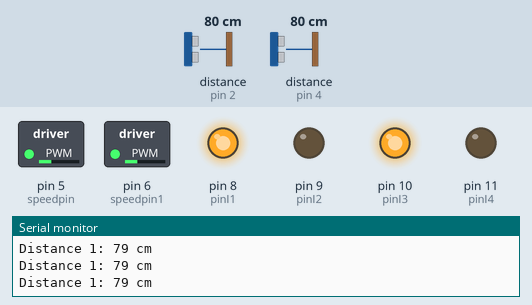
Simulated run of this sketch. Board: Arduino Uno, built with avr-gcc and run on an emulated ATmega328P. Shown: switched loads named in the sketch (green lamp = pin HIGH), output pins drawn as LEDs (lit = HIGH), the last lines printed to the serial monitor. Wiring (inferred from the names in the program): ultrasonic range finder: trigger pin 7; echo pin 4. The test bench sets the inputs (shaded band); at power-on: distance to the obstacle (sensors on pin 4, pin 2) 80 cm. The echo pulse lasts 58.3 µs per cm; pins used as bus, display or sensor lines are not drawn.

Above: at 1.2 s.
1.3 s: distance to the obstacle (sensor on pin 4) set to 2 cm
At 1.55 s:
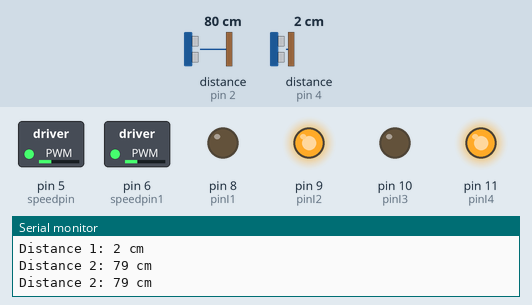
4.3 s: distance to the obstacle (sensor on pin 2) set to 9 cm
At 4.43 s:
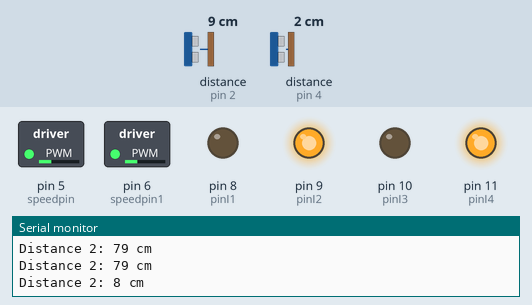
7.3 s: distance to the obstacle (sensor on pin 2) set to 35 cm
At 7.6 s:
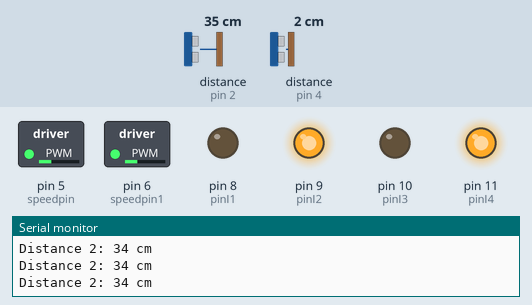
10.3 s: distance to the obstacle (sensor on pin 2) set to 299 cm
At 10.43 s:
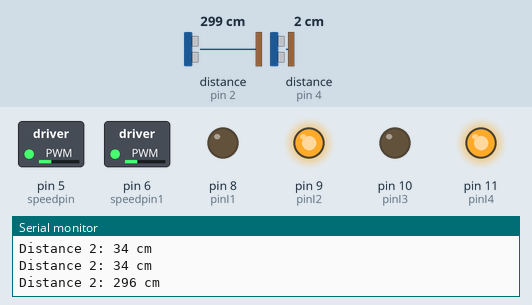
13.3 s: distance to the obstacle (sensor on pin 2) set to 2 cm
Timing chart, 0 to 14.6 s (numbered marks = the images above; inputs shaded):
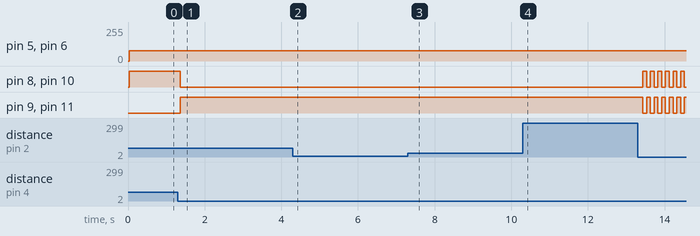

The sketch:

sketch_nov21a-3.ino
```cpp
int pinI1=8;
int pinI2=9;
int speedpin=5;
int pinI3=10;
int pinI4=11;
int speedpin1=6;

int motor_delay = 50;

int ultrasonic_1_trigPin = 7;    // TRIG pin
int ultrasonic_1_echoPin = 4;    // ECHO pin
int ultrasonic_2_trigPin = 3;    // TRIG pin
int ultrasonic_2_echoPin = 2;    // ECHO pin

// defines variables
long duration; // variable for the duration of sound wave travel
int distance; // variable for the distance measurement
long duration_2; // variable for the duration of sound wave travel
int distance_2; // variable for the distance measurement


void motor_ahead(void);
void motor_back(void);
void get_ultrasonic_1(void);
void get_ultrasonic_2(void);

void setup()
{
    // begin serial port
    Serial.begin (9600);

    // configure the trigger pin to output mode
    pinMode(ultrasonic_1_trigPin, OUTPUT);
    // configure the echo pin to input mode
    pinMode(ultrasonic_1_echoPin, INPUT);
    // configure the trigger pin to output mode
    pinMode(ultrasonic_2_trigPin, OUTPUT);
    // configure the echo pin to input mode
    pinMode(ultrasonic_2_echoPin, INPUT);

    pinMode(pinI1,OUTPUT);
    pinMode(pinI2,OUTPUT);
    pinMode(speedpin,OUTPUT);
    pinMode(pinI3,OUTPUT);
    pinMode(pinI4,OUTPUT);
    pinMode(speedpin1,OUTPUT);
}

void loop()
{
    get_ultrasonic_1();
    while(distance > 5)
    {
        motor_ahead();
        get_ultrasonic_1();
        delay(20);
    }
    motor_back();

    delay(20);

    get_ultrasonic_2();
    while(distance_2 > 5)
    {
        motor_back();
        get_ultrasonic_2();
        delay(20);
    }
    motor_ahead();

    delay(20);
}

void motor_ahead()
{
  for (int i = 0; i < 80; i+=3) {
  analogWrite(speedpin, i);
  analogWrite(speedpin1, i);
  delay(1);
 }
    digitalWrite(pinI4,LOW);
    digitalWrite(pinI3,HIGH);
    digitalWrite(pinI1,HIGH);
    digitalWrite(pinI2,LOW);
    delay(motor_delay);
}

void motor_back()
{
 for (int i = 0; i < 80; i+=3) {
  analogWrite(speedpin, i);
  analogWrite(speedpin1, i);
  delay(1);
 }
    digitalWrite(pinI4,HIGH);
    digitalWrite(pinI3,LOW);
    digitalWrite(pinI1,LOW);
    digitalWrite(pinI2,HIGH);
    delay(motor_delay);
}

void get_ultrasonic_1()
{
    // Clears the ultrasonic_2_trigPin condition
    digitalWrite(ultrasonic_1_trigPin, LOW);
    delayMicroseconds(2);
    // Sets the ultrasonic_2_trigPin HIGH (ACTIVE) for 10 microseconds
    digitalWrite(ultrasonic_1_trigPin, HIGH);
    delayMicroseconds(10);
    digitalWrite(ultrasonic_1_trigPin, LOW);
    // Reads the ultrasonic_2_echoPin, returns the sound wave travel time in microseconds
    duration = pulseIn(ultrasonic_1_echoPin, HIGH);
    // Calculating the distance
    distance = duration * 0.034 / 2; // Speed of sound wave divided by 2 (go and back)
    // Displays the distance on the Serial Monitor
    Serial.print("Distance 1: ");
    Serial.print(distance);
    Serial.println(" cm");
}

void get_ultrasonic_2()
{
    // Clears the ultrasonic_2_trigPin condition
    digitalWrite(ultrasonic_2_trigPin, LOW);
    delayMicroseconds(2);
    // Sets the ultrasonic_2_trigPin HIGH (ACTIVE) for 10 microseconds
    digitalWrite(ultrasonic_2_trigPin, HIGH);
    delayMicroseconds(10);
    digitalWrite(ultrasonic_2_trigPin, LOW);
    // Reads the ultrasonic_2_echoPin, returns the sound wave travel time in microseconds
    duration_2 = pulseIn(ultrasonic_2_echoPin, HIGH);
    // Calculating the distance
    distance_2 = duration_2 * 0.034 / 2; // Speed of sound wave divided by 2 (go and back)
    // Displays the distance on the Serial Monitor
    Serial.print("Distance 2: ");
    Serial.print(distance_2);
    Serial.println(" cm");
}
```

Measured:
- after the input at 1.3 s, pin 5 (speedpin), pin 6 (speedpin1): stays 78/255 (without the input it goes to 30/255 after 2.2 s); pin 8 (pinI1), pin 10 (pinI3): HIGH → LOW after 0.07 s; pin 9 (pinI2), pin 11 (pinI4): LOW → HIGH after 0.07 s
- after the input at 4.3 s, pin 5 (speedpin), pin 6 (speedpin1): stays 78/255 (without the input it goes to 30/255 after 2.2 s)
- after the input at 7.3 s, pin 5 (speedpin), pin 6 (speedpin1): stays 78/255 (without the input it goes to 72/255 after 2.1 s)
- after the input at 10.3 s, pin 5 (speedpin), pin 6 (speedpin1): stays 78/255 (without the input it goes to 42/255 after 2.1 s)
